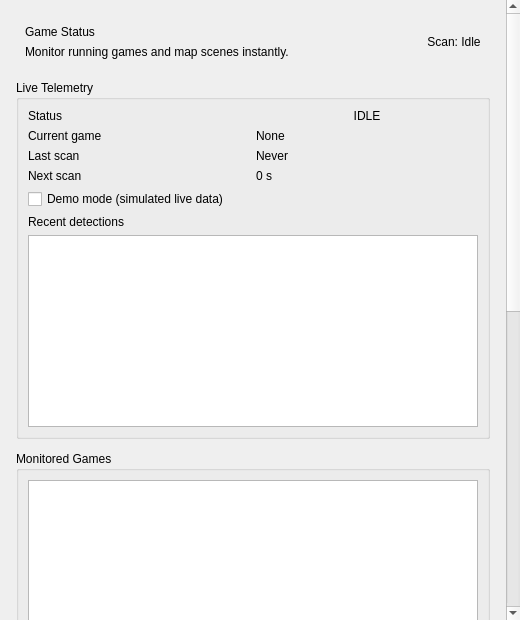
<?xml version="1.0" encoding="UTF-8"?>
<ui version="4.0">
 <class>GameStatusTab</class>
 <widget class="QWidget" name="GameStatusTab">
  <property name="geometry">
   <rect>
    <x>0</x>
    <y>0</y>
    <width>520</width>
    <height>620</height>
   </rect>
  </property>
  <property name="windowTitle">
   <string>Game Status</string>
  </property>
    <property name="styleSheet">
     <string notr="true">QWidget#GameStatusTab {
    background: qlineargradient(x1:0, y1:0, x2:1, y2:1, stop:0 #0b0f18, stop:1 #142038);
    color: #e6f1ff;
}
QFrame#headerFrame {
    background-color: #0f1826;
    border: 1px solid #27324a;
    border-radius: 14px;
}
QLabel#labelHeaderTitle {
    font-size: 22px;
    font-weight: 600;
}
QLabel#labelHeaderSubtitle {
    color: #8fa3c5;
}
QLabel#labelHeaderStatus {
    background-color: #0b2238;
    color: #4ef0ff;
    padding: 6px 12px;
    border-radius: 12px;
    border: 1px solid #2a8cff;
}
QGroupBox {
    background-color: #121a26;
    border: 1px solid #23304a;
    border-radius: 12px;
    margin-top: 10px;
}
QGroupBox::title {
    subcontrol-origin: margin;
    subcontrol-position: top left;
    padding: 0 6px;
    color: #a9b8d4;
    font-weight: 600;
}
QListWidget, QComboBox, QSpinBox, QTableWidget {
    background-color: #0e1522;
    border: 1px solid #26334b;
    border-radius: 8px;
    padding: 6px;
}
QListWidget::item:selected,
QTableWidget::item:selected {
    background-color: #2a8cff;
    color: #0b0f16;
}
QHeaderView::section {
    background-color: #111b2b;
    color: #8fa3c5;
    border: none;
    padding: 6px;
}
QComboBox::drop-down {
    border: none;
}
QScrollArea {
  background: transparent;
}
QScrollArea > QWidget > QWidget {
  background: transparent;
}
QCheckBox {
    color: #c7d2e3;
}
QPushButton {
    background-color: #2a8cff;
    color: #ffffff;
    border-radius: 8px;
    padding: 6px 14px;
}
QPushButton:hover {
    background-color: #47a1ff;
}
QPushButton#btnReset {
    background-color: #223043;
}
QPushButton#btnReset:hover {
    background-color: #2a3a54;
}
QPushButton#btnApply {
    background-color: #00f5d4;
    color: #06211d;
}
QPushButton#btnApply:hover {
    background-color: #36ffe4;
}
QLabel#labelRunStateBadge {
    background-color: #13213a;
    border: 1px solid #2a8cff;
    border-radius: 10px;
    padding: 4px 10px;
    font-weight: 600;
}
QLabel#labelScanHint,
QLabel#labelHeaderSubtitle {
    color: #8fa3c5;
}</string>
    </property>
    <layout class="QVBoxLayout" name="mainLayout">
    <property name="spacing">
     <number>0</number>
    </property>
    <property name="leftMargin">
     <number>0</number>
    </property>
    <property name="topMargin">
     <number>0</number>
    </property>
    <property name="rightMargin">
     <number>0</number>
    </property>
    <property name="bottomMargin">
     <number>0</number>
    </property>
    <item>
     <widget class="QScrollArea" name="scrollArea">
      <property name="frameShape">
      <enum>QFrame::NoFrame</enum>
      </property>
      <property name="widgetResizable">
      <bool>true</bool>
      </property>
      <widget class="QWidget" name="scrollContent">
      <property name="geometry">
       <rect>
        <x>0</x>
        <y>0</y>
        <width>500</width>
        <height>820</height>
       </rect>
      </property>
      <layout class="QVBoxLayout" name="scrollLayout">
       <property name="spacing">
        <number>12</number>
       </property>
       <property name="leftMargin">
        <number>16</number>
       </property>
       <property name="topMargin">
        <number>16</number>
       </property>
       <property name="rightMargin">
        <number>16</number>
       </property>
       <property name="bottomMargin">
        <number>16</number>
       </property>
       <item>
        <widget class="QFrame" name="headerFrame">
        <layout class="QHBoxLayout" name="headerLayout">
         <item>
          <layout class="QVBoxLayout" name="headerTextLayout">
          <item>
           <widget class="QLabel" name="labelHeaderTitle">
            <property name="text">
            <string>Game Status</string>
            </property>
           </widget>
          </item>
          <item>
           <widget class="QLabel" name="labelHeaderSubtitle">
            <property name="text">
            <string>Monitor running games and map scenes instantly.</string>
            </property>
           </widget>
          </item>
          </layout>
         </item>
         <item>
          <spacer name="headerSpacer">
          <property name="orientation">
           <enum>Qt::Horizontal</enum>
          </property>
          <property name="sizeHint" stdset="0">
           <size>
            <width>40</width>
            <height>20</height>
           </size>
          </property>
          </spacer>
         </item>
         <item>
          <widget class="QLabel" name="labelHeaderStatus">
          <property name="text">
           <string>Scan: Idle</string>
          </property>
          <property name="alignment">
           <set>Qt::AlignCenter</set>
          </property>
          </widget>
         </item>
        </layout>
        </widget>
       </item>
        <item>
         <widget class="QGroupBox" name="groupLiveTelemetry">
          <property name="title">
            <string>Live Telemetry</string>
          </property>
          <layout class="QVBoxLayout" name="telemetryLayout">
            <item>
             <layout class="QGridLayout" name="telemetryGrid">
              <item row="0" column="0">
                <widget class="QLabel" name="labelRunStateTitle">
                 <property name="text">
                  <string>Status</string>
                 </property>
                </widget>
              </item>
              <item row="0" column="1">
                <widget class="QLabel" name="labelRunStateBadge">
                 <property name="text">
                  <string>IDLE</string>
                 </property>
                 <property name="alignment">
                  <set>Qt::AlignCenter</set>
                 </property>
                </widget>
              </item>
              <item row="1" column="0">
                <widget class="QLabel" name="labelCurrentGameTitle">
                 <property name="text">
                  <string>Current game</string>
                 </property>
                </widget>
              </item>
              <item row="1" column="1">
                <widget class="QLabel" name="labelCurrentGameValue">
                 <property name="text">
                  <string>None</string>
                 </property>
                </widget>
              </item>
              <item row="2" column="0">
                <widget class="QLabel" name="labelLastScanTitle">
                 <property name="text">
                  <string>Last scan</string>
                 </property>
                </widget>
              </item>
              <item row="2" column="1">
                <widget class="QLabel" name="labelLastScanValue">
                 <property name="text">
                  <string>Never</string>
                 </property>
                </widget>
              </item>
              <item row="3" column="0">
                <widget class="QLabel" name="labelNextScanTitle">
                 <property name="text">
                  <string>Next scan</string>
                 </property>
                </widget>
              </item>
              <item row="3" column="1">
                <widget class="QLabel" name="labelNextScanValue">
                 <property name="text">
                  <string>0 s</string>
                 </property>
                </widget>
              </item>
             </layout>
            </item>
            <item>
             <widget class="QCheckBox" name="checkDemoMode">
              <property name="text">
                <string>Demo mode (simulated live data)</string>
              </property>
             </widget>
            </item>
            <item>
             <widget class="QLabel" name="labelLogTitle">
              <property name="text">
                <string>Recent detections</string>
              </property>
             </widget>
            </item>
            <item>
             <widget class="QListWidget" name="listScanLog"/>
            </item>
          </layout>
         </widget>
        </item>
   <item>
    <widget class="QGroupBox" name="groupMonitoredGames">
     <property name="title">
      <string>Monitored Games</string>
     </property>
     <layout class="QVBoxLayout" name="monitoredGamesLayout">
      <item>
       <widget class="QListWidget" name="listMonitoredGames">
        <property name="selectionMode">
         <enum>QAbstractItemView::SingleSelection</enum>
        </property>
       </widget>
      </item>
      <item>
       <layout class="QHBoxLayout" name="monitoredGamesButtonsLayout">
        <item>
         <widget class="QPushButton" name="btnAddGame">
          <property name="text">
           <string>Add</string>
          </property>
         </widget>
        </item>
        <item>
         <widget class="QPushButton" name="btnRemoveGame">
          <property name="text">
           <string>Remove</string>
          </property>
         </widget>
        </item>
        <item>
         <spacer name="monitoredGamesButtonSpacer">
          <property name="orientation">
           <enum>Qt::Horizontal</enum>
          </property>
          <property name="sizeHint" stdset="0">
           <size>
            <width>40</width>
            <height>20</height>
           </size>
          </property>
         </spacer>
        </item>
       </layout>
      </item>
     </layout>
    </widget>
   </item>
   <item>
    <widget class="QGroupBox" name="groupSceneMapping">
     <property name="title">
      <string>Scene Mapping</string>
     </property>
     <layout class="QVBoxLayout" name="sceneMappingLayout">
      <item>
       <layout class="QFormLayout" name="sceneMappingFormLayout">
        <item row="0" column="0">
         <widget class="QLabel" name="labelSceneGameRunning">
          <property name="text">
           <string>When game is running:</string>
          </property>
         </widget>
        </item>
        <item row="0" column="1">
         <widget class="QComboBox" name="comboSceneGameRunning"/>
        </item>
        <item row="1" column="0">
         <widget class="QLabel" name="labelSceneNoGame">
          <property name="text">
           <string>When no game is running:</string>
          </property>
         </widget>
        </item>
        <item row="1" column="1">
         <widget class="QComboBox" name="comboSceneNoGame"/>
        </item>
       </layout>
      </item>
      <item>
       <widget class="QCheckBox" name="checkAutoDetect">
        <property name="text">
         <string>Auto-detect running games (experimental)</string>
        </property>
       </widget>
      </item>
     </layout>
    </widget>
   </item>
    <item>
     <widget class="QGroupBox" name="groupMappingSummary">
      <property name="title">
        <string>Mapping Summary</string>
      </property>
      <layout class="QVBoxLayout" name="mappingSummaryLayout">
        <item>
         <widget class="QTableWidget" name="tableMappingSummary">
          <property name="columnCount">
            <number>2</number>
          </property>
          <property name="rowCount">
            <number>0</number>
          </property>
         </widget>
        </item>
      </layout>
     </widget>
    </item>
   <item>
    <widget class="QGroupBox" name="groupScanSettings">
     <property name="title">
      <string>Scan Settings</string>
     </property>
     <layout class="QVBoxLayout" name="scanSettingsLayout">
      <item>
       <layout class="QHBoxLayout" name="scanSettingsRow">
        <item>
         <widget class="QLabel" name="labelScanInterval">
          <property name="text">
           <string>Check for game process every:</string>
          </property>
         </widget>
        </item>
        <item>
         <widget class="QSpinBox" name="spinScanInterval">
          <property name="minimum">
           <number>500</number>
          </property>
          <property name="maximum">
           <number>10000</number>
          </property>
          <property name="value">
           <number>2000</number>
          </property>
          <property name="suffix">
           <string> ms</string>
          </property>
         </widget>
        </item>
        <item>
         <spacer name="scanSettingsSpacer">
          <property name="orientation">
           <enum>Qt::Horizontal</enum>
          </property>
          <property name="sizeHint" stdset="0">
           <size>
            <width>40</width>
            <height>20</height>
           </size>
          </property>
         </spacer>
        </item>
       </layout>
      </item>
      <item>
       <widget class="QLabel" name="labelScanHint">
        <property name="text">
         <string>Lower values detect faster but use more CPU.</string>
        </property>
        <property name="wordWrap">
         <bool>true</bool>
        </property>
       </widget>
      </item>
     </layout>
    </widget>
   </item>
   <item>
    <layout class="QHBoxLayout" name="actionButtonsLayout">
     <item>
      <spacer name="actionButtonsSpacer">
       <property name="orientation">
        <enum>Qt::Horizontal</enum>
       </property>
       <property name="sizeHint" stdset="0">
        <size>
         <width>40</width>
         <height>20</height>
        </size>
       </property>
      </spacer>
     </item>
     <item>
      <widget class="QPushButton" name="btnSave">
       <property name="text">
        <string>Save</string>
       </property>
      </widget>
     </item>
     <item>
      <widget class="QPushButton" name="btnReset">
       <property name="text">
        <string>Reset</string>
       </property>
      </widget>
     </item>
     <item>
      <widget class="QPushButton" name="btnApply">
       <property name="text">
        <string>Apply</string>
       </property>
      </widget>
     </item>
    </layout>
   </item>
      </layout>
     </widget>
    </widget>
   </item>
  </layout>
 </widget>
 <resources/>
 <connections/>
</ui>
